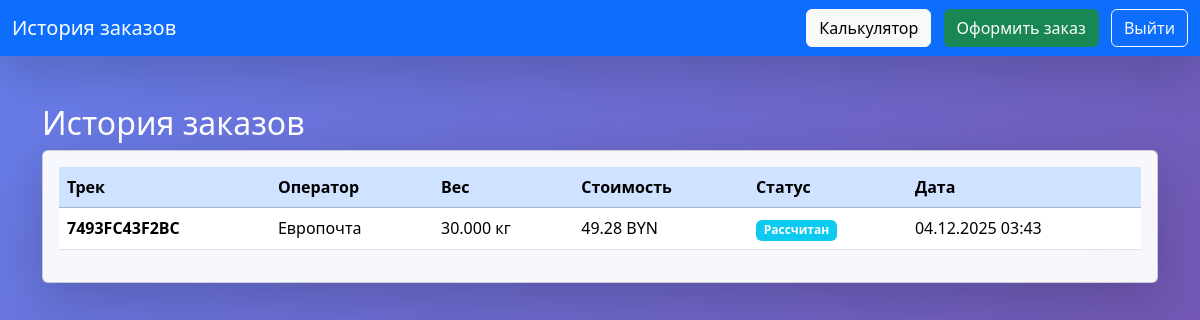
Screenshot of /history.php (signed in) with the database file from the repository.
### tables this page shows
CREATE TABLE `orders` (
  `id` int(11) NOT NULL,
  `user_id` int(11) DEFAULT NULL,
  `carrier_id` int(11) DEFAULT NULL,
  `from_office` int(11) DEFAULT NULL,
  `to_office` int(11) DEFAULT NULL,
  `weight` decimal(8,3) DEFAULT NULL,
  `cost` decimal(10,2) DEFAULT NULL,
  `delivery_hours` decimal(8,2) DEFAULT NULL,
  `track_number` varchar(20) DEFAULT NULL,
  `created_at` datetime DEFAULT current_timestamp(),
  `full_name` varchar(255) DEFAULT NULL,
  `home_address` text DEFAULT NULL,
  `pickup_city` varchar(100) DEFAULT NULL,
  `pickup_address` text DEFAULT NULL,
  `delivery_city` varchar(100) DEFAULT NULL,
  `delivery_address` text DEFAULT NULL,
  `desired_date` date DEFAULT NULL,
  `insurance` tinyint(1) DEFAULT 0,
  `packaging` tinyint(1) DEFAULT 0,
  `fragile` tinyint(1) DEFAULT 0,
  `payment_method` varchar(50) DEFAULT 'cash',
  `comment` text DEFAULT NULL
);

CREATE TABLE `carriers` (
  `id` int(11) NOT NULL,
  `name` varchar(100) NOT NULL,
  `color` varchar(7) NOT NULL,
  `max_weight` decimal(6,2) NOT NULL,
  `base_cost` decimal(8,2) NOT NULL,
  `cost_per_kg` decimal(8,3) NOT NULL,
  `cost_per_km` decimal(8,4) NOT NULL,
  `speed_kmh` decimal(6,2) NOT NULL,
  `description` text DEFAULT NULL
);

### history.php (the view, shortened to what this page needs)
<?php require 'db.php';
$user = $_SESSION['user'];
$orders = $db->prepare("SELECT o.*, c.name as carrier_name FROM orders o LEFT JOIN carriers c ON o.carrier_id=c.id WHERE o.user_id=? ORDER BY o.created_at DESC");
$orders->execute([$user['id']]);
?>
<!DOCTYPE html>
<html lang="ru">
<head>
    <link href="https://cdn.jsdelivr.net/npm/bootstrap@5.3.3/dist/css/bootstrap.min.css" rel="stylesheet">
    <link href="assets/css/style.css" rel="stylesheet">
</head>
<body>
<nav class="navbar navbar-dark bg-primary shadow-lg">
    <div class="container-fluid">
        <a class="navbar-brand">История заказов</a>
        <div>
            <a href="calculator.php" class="btn btn-light me-2">Калькулятор</a>
            <a href="order_form.php" class="btn btn-success me-2">Оформить заказ</a>
            <a href="logout.php" class="btn btn-outline-light">Выйти</a>
        </div>
    </div>
</nav>
<div class="container mt-5">
    <h2 class="text-white">История заказов</h2>
    <div class="card shadow-lg">
        <div class="card-body">
            <table class="table table-hover">
                <thead class="table-primary">
                    <tr>
                        <th>Трек</th><th>Оператор</th><th>Вес</th><th>Стоимость</th><th>Статус</th><th>Дата</th>
                    </tr>
                </thead>
                <tbody>
                    <?php foreach($orders->fetchAll() as $o): ?>
                    <tr>
                        <td><strong><?= htmlspecialchars($o['track_number']) ?></strong></td>
                        <td><?= htmlspecialchars($o['carrier_name'] ?? 'Н/Д') ?></td>
                        <td><?= $o['weight'] ?> кг</td>
                        <td><?= $o['cost'] ?> BYN</td>
                        <td>
                            <?php if($o['delivery_hours']): ?>
                                <span class="badge bg-info">Рассчитан</span>
                            <?php else: ?>
                                <span class="badge bg-success">Оформлен</span>
                            <?php endif; ?>
                        </td>
                        <td><?= date('d.m.Y H:i', strtotime($o['created_at'])) ?></td>
                    </tr>
                    <?php endforeach; ?>
                </tbody>
            </table>
        </div>
    </div>
</div>
</body>
</html>

### assets/css/style.css (style rules this page uses)
:root { --bg-light: linear-gradient(135deg, #667eea, #764ba2); --bg-dark: linear-gradient(135deg, #0f0f1e, #1a1a2e); --card-light: rgba(255,255,255,0.95); --card-dark: #16213e; --text-light: #333; --text-dark: #e0e0e0; --border-selected: #ffd700; }
body { background: var(--bg-light); color: var(--text-light); min-height: 100vh; transition: all 0.4s; font-family: 'Segoe UI', sans-serif; }
.card, .table { background: var(--card-light) !important; color: var(--text-light); }

### rows the page displays
orders: track_number "7493FC43F2BC", carrier.name "Европочта", weight "30.000", cost "49.28", delivery_hours "Рассчитан", created_at "04.12.2025 03:43"
